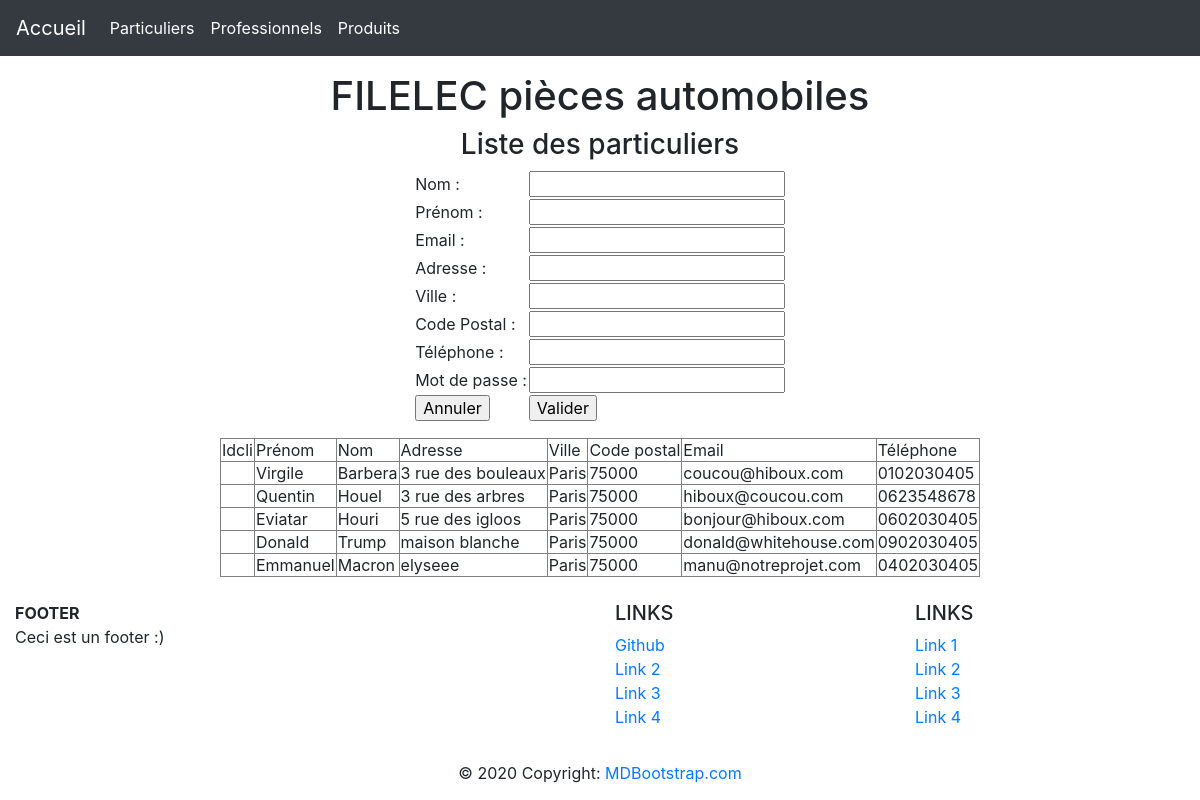
/index.php?page=1 (signed in), run on the app's committed database.
### tables this page shows
CREATE TABLE IF NOT EXISTS PARTICULIER
(
 IDCLI INTEGER default 0 ,
 PRENOM CHAR(32) NULL  ,
 NOM CHAR(32) NULL  ,
 ADRESSE CHAR(32) NULL  ,
 VILLE CHAR(20) NULL ,
 CODE_POSTAL CHAR(5) NULL ,
 EMAIL CHAR(32) NULL  ,
 TELEPHONE CHAR(32) NULL  ,
 MDP CHAR(32) NOT NULL   
 );

### controleur/controleur.php (called while the page is built, shortened)
<?php
include ("modele/modele.php");
class Controleur
{
	private $unModele;
	public function __construct($serveur, $bdd, $user, $mdp)
	{
		$this->unModele = new Modele ($serveur, $bdd, $user, $mdp);
	}
	public function setTable($uneTable)
	{
		$this->unModele->setTable($uneTable);
	}
	public function select_All()
	{
		return $this->unModele->select_All();
	}
}
?>

### modele/modele.php (called while the page is built, shortened)
<?php
class Modele
{
	private $pdo;
	private $table;
	public function __construct ($serveur, $bdd, $user, $mdp)
	{
		$this->pdo = null;
		try
			{
				$this->pdo = new PDO ("mysql:host=".$serveur.";dbname=".$bdd,$user,$mdp);
			}
			catch (PDOException $exp)
			{
				echo "Erreur de connexion à la bdd";
				echo $exp->getMessage ();
			}
	}
	public function setTable($uneTable)
	{
		$this->table = $uneTable;
	}
	public function select_All ()
	{
		if ($this->pdo == null)
		{
			return null;
		}
		else {
			$requete = "select * from ".$this->table.";";
			$select =$this->pdo->prepare($requete);
			$select->execute ();
			return $select->fetchAll ();
		}
	}
}
?>

### vue/vue_selectAll_particulier.php (the view)
<table border = 1 >
	<tr><td> Idcli </td><td> Prénom  </td>
		<td> Nom </td> <td> Adresse </td> <td> Ville </td><td> Code postal </td><td> Email </td><td> Téléphone </td>
		</tr>
		<?php
		foreach ($lesParticuliers as $unParticulier)
		{
			echo "<tr>	<td> ".$unParticulier['IDCLI']."</td>
				<td> ".$unParticulier['PRENOM']."</td>
			<td> ".$unParticulier['NOM']."</td>
			<td> ".$unParticulier['ADRESSE']."</td>
			<td> ".$unParticulier['VILLE']."</td>
			<td> ".$unParticulier['CODE_POSTAL']."</td>
			<td> ".$unParticulier['EMAIL']."</td>
			<td> ".$unParticulier['TELEPHONE']."</td> </tr>" ;
		}
		?>
</table>

### data on the page
particulier: PRENOM "Virgile", NOM "Barbera", ADRESSE "3 rue des bouleaux", VILLE "Paris", CODE_POSTAL "75000", EMAIL "coucou@hiboux.com", TELEPHONE "0102030405"
particulier: PRENOM "Quentin", NOM "Houel", ADRESSE "3 rue des arbres", VILLE "Paris", CODE_POSTAL "75000", EMAIL "hiboux@coucou.com", TELEPHONE "0623548678"
particulier: PRENOM "Eviatar", NOM "Houri", ADRESSE "5 rue des igloos", VILLE "Paris", CODE_POSTAL "75000", EMAIL "bonjour@hiboux.com", TELEPHONE "0602030405"
particulier: PRENOM "Donald", NOM "Trump", ADRESSE "maison blanche", VILLE "Paris", CODE_POSTAL "75000", EMAIL "donald@whitehouse.com", TELEPHONE "0902030405"
particulier: PRENOM "Emmanuel", NOM "Macron", ADRESSE "elyseee", VILLE "Paris", CODE_POSTAL "75000", EMAIL "manu@notreprojet.com", TELEPHONE "0402030405"
